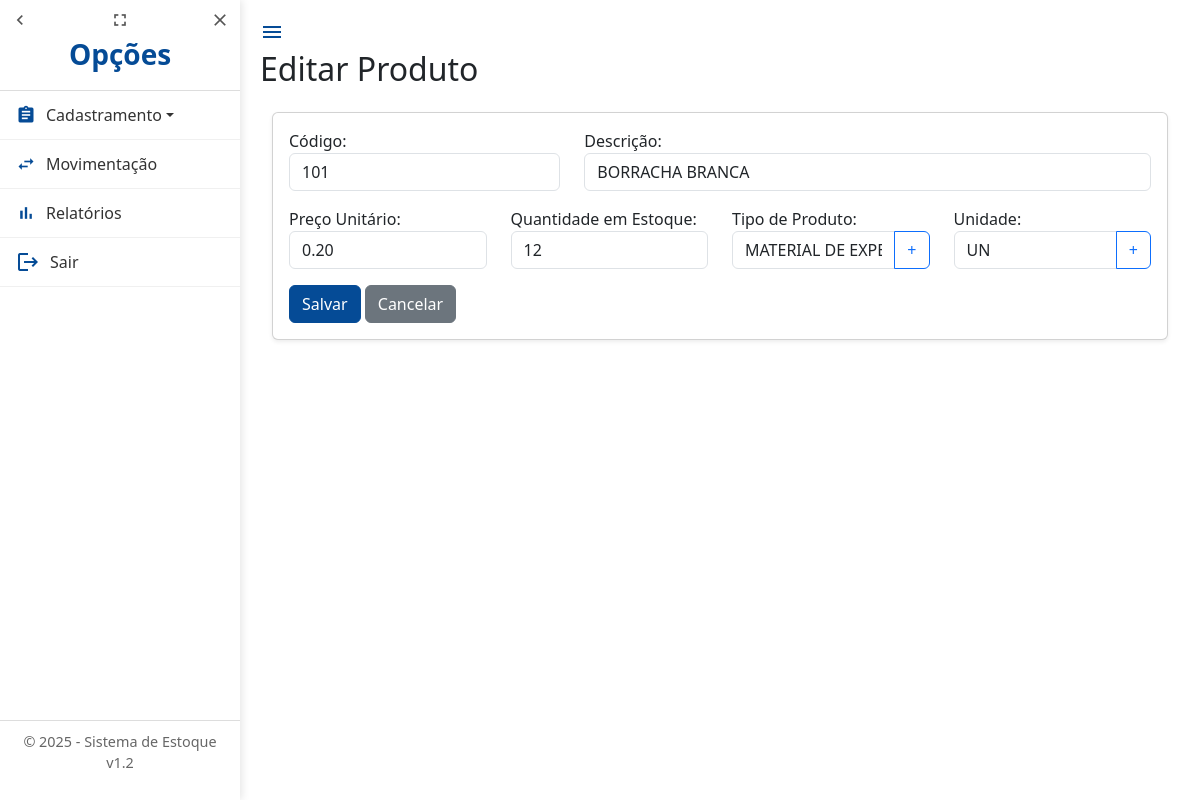
Screenshot of /produtos/12/editar/ (signed in) with the database file from the repository.
### estoque/models.py (models this page shows, shortened)
class Produto(models.Model):
    codigo = models.CharField(
        max_length=20,
        unique=True,
        verbose_name="Código"
    )
    descricao = models.CharField(
        max_length=255,
        verbose_name="Descrição"
    )
    preco = models.DecimalField(
        max_digits=10,
        decimal_places=2,
        verbose_name="Preço Unitário"
    )
    quantidade_estoque = models.PositiveIntegerField(
        verbose_name="Quantidade em Estoque"
    )
    tipo_produto = models.ForeignKey(
        TipoProduto,
        on_delete=models.PROTECT,
        related_name="produtos",
        verbose_name="Tipo de Produto"
    )
    unidade = models.ForeignKey(
        Unidade,
        on_delete=models.PROTECT,
        related_name="unidades",
        verbose_name="Unidade"
    )
    class Meta:
        verbose_name = "Produto"
        verbose_name_plural = "Produtos"
        ordering = ['descricao']

### estoque/views.py (the view)
# urls.py: path('produtos/<int:pk>/editar/', views.produto_update, name='produto_update'),
@login_required
def produto_update(request, pk):
    produto = get_object_or_404(Produto, pk=pk)
    if request.method == 'POST':
        form = ProdutoForm(request.POST, instance=produto)
        if form.is_valid():
            form.save()
            messages.success(request, f'Produto {produto.descricao} foi atualizado com sucesso!')
            return redirect('produto_list')
        else:
            messages.error(request, 'Corrija os erros abaixo.')
    else:
        form = ProdutoForm(instance=produto)
    return render(request, 'produto_form.html', {'form': form, 'acao': 'Editar'})

### estoque/forms.py (shortened to what this page needs)
class ProdutoForm(forms.ModelForm):
    novo_tipo = forms.CharField(
        required=False,
        label="Novo Tipo de Produto",
        widget=forms.TextInput(attrs={'class': 'form-control', 'placeholder': 'Digite para criar um novo tipo'})
    )
    nova_unidade = forms.CharField(
        required=False,
        label="Nova Unidade",
        widget=forms.TextInput(attrs={'class': 'form-control', 'placeholder': 'Digite para criar uma nova unidade'})
    )
    class Meta:
        model = Produto
        fields = ['codigo', 'descricao', 'preco', 'quantidade_estoque', 'tipo_produto', 'novo_tipo', 'unidade', 'nova_unidade']
        widgets = {
            'codigo': forms.TextInput(attrs={'class': 'form-control'}),
            'descricao': forms.TextInput(attrs={'class': 'form-control'}),
            'preco': forms.NumberInput(attrs={'class': 'form-control', 'step': '0.01'}),
            'quantidade_estoque': forms.NumberInput(attrs={'class': 'form-control'}),
            'tipo_produto': forms.Select(attrs={'class': 'form-control'}),
            'unidade': forms.Select(attrs={'class': 'form-control'}),
        }

### estoque/models.py (called while the page is built)
    def __str__(self):
        return self.nome

    def __str__(self):
        return self.nome

### templates/produto_form.html (shortened to what this page needs)
{% extends 'base.html' %}
{% block page_title %}{{ acao }} Produto{% endblock %}
{% block content %}
<div class="container mt-4">
    <div class="card shadow-sm">
        <div class="card-body">
            <form method="post" novalidate>
                <div class="row mb-3">
                    <div class="col-md-4">
                        {{ form.codigo.label_tag }}{{ form.codigo }}
                    </div>
                    <div class="col-md-8">
                        {{ form.descricao.label_tag }}{{ form.descricao }}
                    </div>
                </div>
                <div class="row mb-3">
                    <div class="col-md-3">
                        {{ form.preco.label_tag }}{{ form.preco }}
                    </div>
                    <div class="col-md-3">
                        {{ form.quantidade_estoque.label_tag }}{{ form.quantidade_estoque }}
                    </div>
                    <div class="col-md-3">
                        {{ form.tipo_produto.label_tag }}
                        <div class="input-group">
                            {{ form.tipo_produto }}
                            <button type="button" class="btn btn-outline-primary" data-bs-toggle="modal" data-bs-target="#modalTipoProduto">
                                +
                            </button>
                        </div>
                    </div>
                    <div class="col-md-3">
                        {{ form.unidade.label_tag }}
                        <div class="input-group">
                            {{ form.unidade }}
                            <button type="button" class="btn btn-outline-primary" data-bs-toggle="modal" data-bs-target="#modalUnidade">
                                +
                            </button>
                        </div>
                    </div>
                </div>
                <button type="submit" class="btn btn-success">Salvar</button>
                <a href="{% url 'produto_list' %}" class="btn btn-secondary">Cancelar</a>
            </form>
        </div>
    </div>
</div>
{% endblock %}

### static/css/style.css (style rules this page uses)
body { margin: 0; font-family: "Segoe UI", Arial, sans-serif; background-color: #f8f9fa; }
.btn-success { background-color: #054b96 !important; border-color: #054b96 !important; color: white !important; }

### rows the page displays
Produto: codigo "101", descricao "BORRACHA BRANCA", preco "0.20", quantidade_estoque "12", tipo_produto "MATERIAL DE EXPEDIENTE", unidade "UN"

### other values shown
{{ acao }} "Editar"
